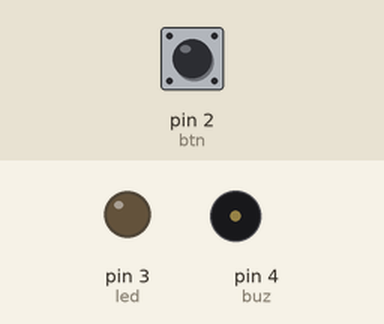
A sketch run on a simulated Arduino Uno, built with avr-gcc and run on an emulated ATmega328P. On the bench: output pins drawn as LEDs (lit = HIGH), buzzer (waves = sounding). Dashed ring = blinking. The inputs (shaded band) are chosen by the test bench; at power-on: pin 2 (btn) LOW. No radio packets arrive unless stated.

Above: at 1.2 s.
1.3 s: pin 2 (btn) pulled HIGH for 3.2 s
At 1.7 s:
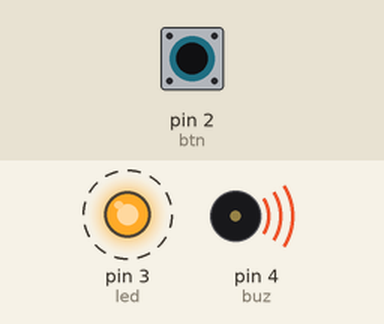
Timing chart, 0 to 5.9 s (numbered marks = the images above; inputs shaded):
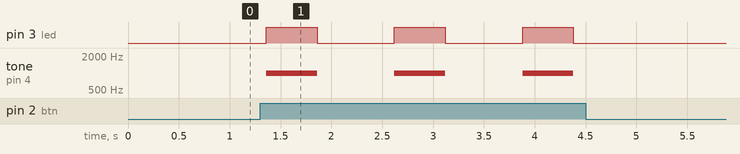

The sketch:

tx.ino
```cpp
#include <RH_ASK.h>
#include <SPI.h>

RH_ASK driver;

int btn = 2;
int led = 3;
int buz = 4;

void setup()
{
  Serial.begin(9600);

  pinMode(btn, INPUT);
  pinMode(led, OUTPUT);
  pinMode(buz, OUTPUT);

  if (!driver.init())
    Serial.println("init failed");
}

void loop()
{
  const char *msg = "hello";
  if (digitalRead(btn) == HIGH) {
    driver.send((uint8_t *)msg, strlen(msg));
    driver.waitPacketSent();
    digitalWrite(led, HIGH);
    tone(buz, 1000);
    delay(500);
    digitalWrite(led, LOW);
    noTone(buz);
    delay(500);
    delay(200);
  }
}
```

Measured:
- after the input at 1.3 s, pin 3 (led): alternates HIGH for 0.50 s and LOW for 0.76 s, 6 changes in all, then stays LOW, starting after 0.06 s; tone on pin 4 (buz): alternates 1000 Hz for 0.50 s and silent for 0.76 s, 6 changes in all, then stays silent, starting after 0.06 s
